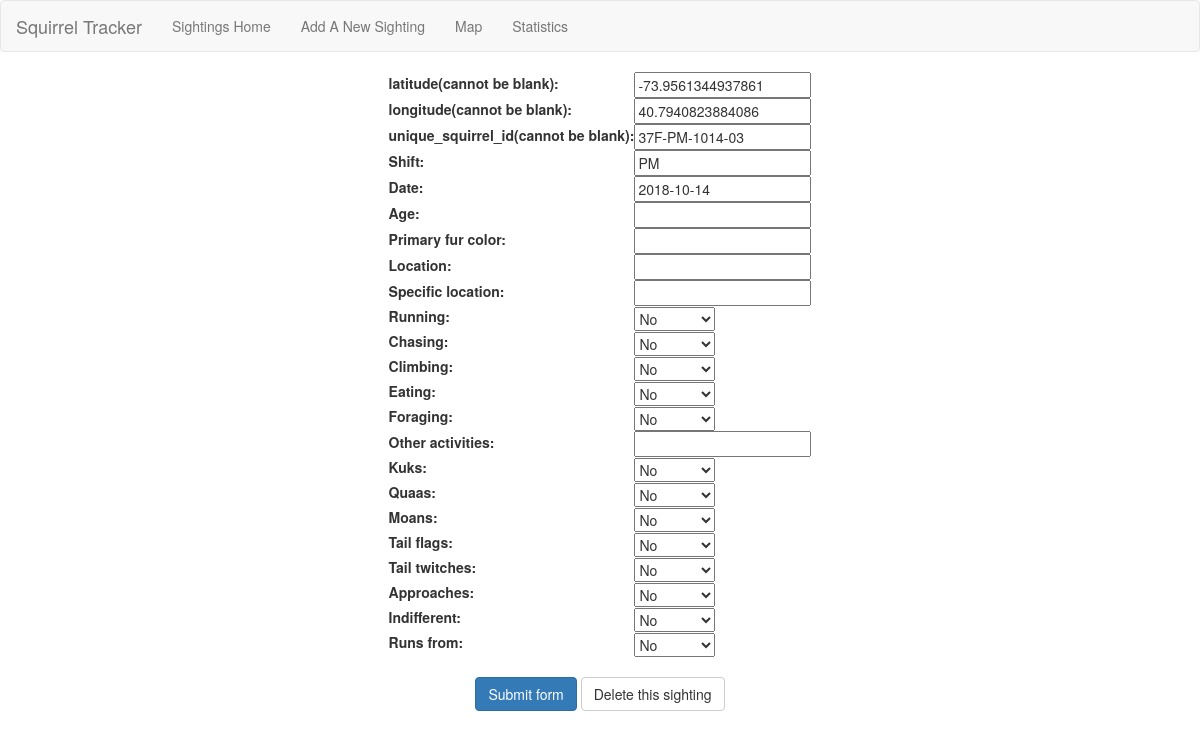
Page /sightings/37F-PM-1014-03/ on the committed database.
### map/models.py (models this page shows)
class SightingsSquirrelData(models.Model):
    latitude = models.FloatField()
    longitude = models.FloatField()
    unique_squirrel_id = models.CharField(unique=True, max_length=200)
    shift = models.CharField(max_length=200, blank=True, null=True)
    date = models.DateField(blank=True, null=True)
    age = models.CharField(max_length=200, blank=True, null=True)
    primary_fur_color = models.CharField(max_length=200, blank=True, null=True)
    location = models.CharField(max_length=200, blank=True, null=True)
    specific_location = models.CharField(max_length=200, blank=True, null=True)
    running = models.BooleanField(blank=True, null=True)
    chasing = models.BooleanField(blank=True, null=True)
    climbing = models.BooleanField(blank=True, null=True)
    eating = models.BooleanField(blank=True, null=True)
    foraging = models.BooleanField(blank=True, null=True)
    other_activities = models.CharField(max_length=200, blank=True, null=True)
    kuks = models.BooleanField(blank=True, null=True)
    quaas = models.BooleanField(blank=True, null=True)
    moans = models.BooleanField(blank=True, null=True)
    tail_flags = models.BooleanField(blank=True, null=True)
    tail_twitches = models.BooleanField(blank=True, null=True)
    approaches = models.BooleanField(blank=True, null=True)
    indifferent = models.BooleanField(blank=True, null=True)
    runs_from = models.BooleanField(blank=True, null=True)
    class Meta:
        managed = False
        db_table = 'sightings_squirrel_data'

### sightings/views.py (the view)
# urls.py: path('<str:unique_squirrel_id>/', views.edit, name = 'edit'),
def edit(request, unique_squirrel_id):
    edit_sighting = get_object_or_404(squirrel_data, unique_squirrel_id=unique_squirrel_id)
    if request.method == "POST":
        form = squirrelForm(request.POST, instance=edit_sighting)
        if form.is_valid():
            form.save()
            return redirect("/sightings/")
    form = squirrelForm(instance=edit_sighting)
    return render(request, "sightings/edit.html", {"form": form, "unique_squirrel_id":unique_squirrel_id})

### sightings/forms.py
class squirrelForm(forms.ModelForm):
    class Meta:
        model = squirrel_data
        fields = ['latitude',
        'longitude',
        'unique_squirrel_id',
        'shift',
        'date',
        'age',
        'primary_fur_color',
        'location',
        'specific_location',
        'running',
        'chasing',
        'climbing',
        'eating',
        'foraging',
        'other_activities',
        'kuks',
        'quaas',
        'moans',
        'tail_flags',
        'tail_twitches',
        'approaches',
        'indifferent',
        'runs_from']
        labels = {
            "latitude": "latitude(cannot be blank)",
            "longitude": "longitude(cannot be blank)",
            "unique_squirrel_id": "unique_squirrel_id(cannot be blank)"}

### sightings/templates/sightings/edit.html (shortened to what this page needs)
<!DOCTYPE html>
<html lang="en">
  <head>
    <title>Edit a new sighting of squirrel</title></head>
  <link rel="stylesheet" href="https://maxcdn.bootstrapcdn.com/bootstrap/3.4.1/css/bootstrap.min.css">
  <body>
    <nav class="navbar navbar-default ">
      <div class="container-fluid">
        <div class="navbar-header">
          <a class="navbar-brand" href="/sightings">Squirrel Tracker</a></div>
        <ul class="nav navbar-nav ">
          <li>
            <a href="/sightings">Sightings Home</a></li>
          <li>
            <a href="/sightings/add">Add A New Sighting</a></li>
          <li>
            <a href="/map">Map</a></li>
          <li>
            <a href="/sightings/stats">Statistics</a></li>
        </ul>
      </div>
    </nav>
    <form action="" method="post">{% csrf_token %}
      <table align="center">{{ form }}</table>
      <br>
      <center>
        <button class="btn btn-primary" type="submit">Submit form</button>
        <a href="/sightings/{{unique_squirrel_id}}/delete/">
          <button type="button" class="btn btn-default">Delete this sighting</button></a>
      </center>
  </body>
</html>

### rows in the picture
SightingsSquirrelData: latitude "-73.9561344937861", longitude "40.7940823884086", unique_squirrel_id "37F-PM-1014-03", shift "PM", date "2018-10-14", running "No", chasing "No", climbing "No", eating "No", foraging "No", kuks "No", quaas "No", moans "No", tail_flags "No", tail_twitches "No", approaches "No", indifferent "No", runs_from "No"
